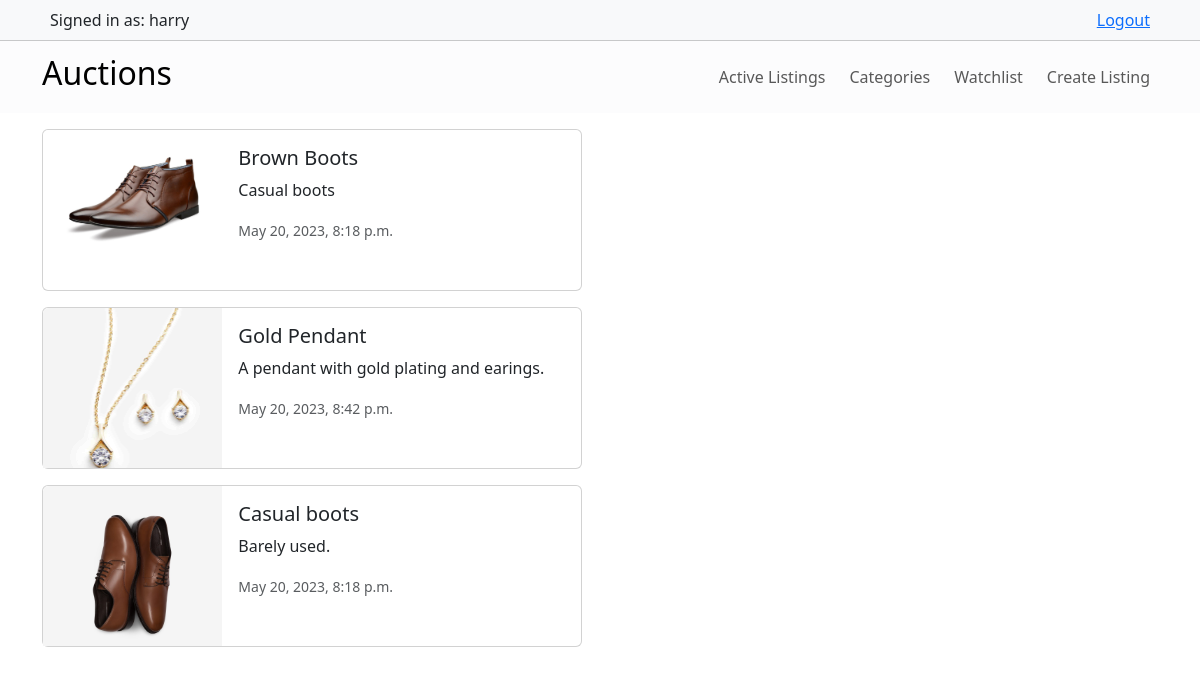
/watchlist (signed in), run on an earlier commit of the app's database.
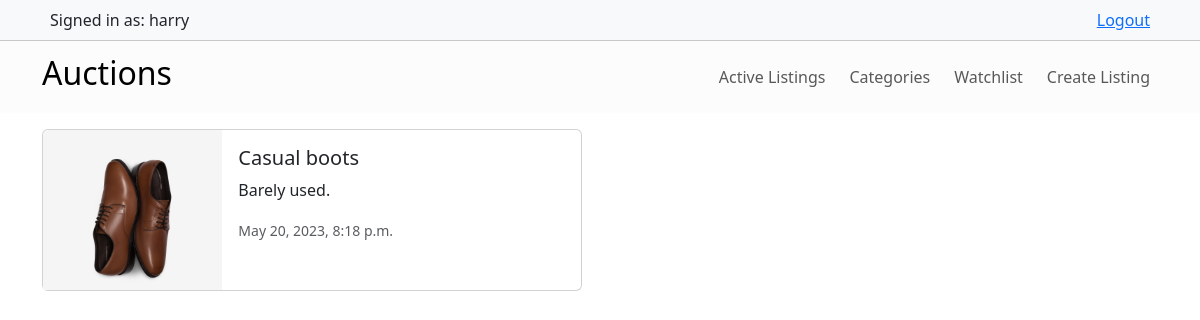
And on a later commit of the database.
### auctions/models.py (models this page shows, shortened)
class Watchlist(models.Model):
    user = models.ForeignKey(User, on_delete=models.CASCADE, related_name="watchlist")
    auction = models.ForeignKey(AuctionListing, on_delete=models.CASCADE, related_name="watchlisted_by")

class AuctionListing(models.Model):
    title = models.CharField(max_length=64, unique=True)
    description = models.CharField(max_length=100)
    starting_bid = models.IntegerField()
    category = models.ForeignKey(Category, on_delete=models.SET_NULL, null=True, related_name="auctions")
    image = models.ImageField(upload_to="images/", default="images/default.jpg")
    date_created = models.DateTimeField(default=datetime.datetime.now())
    owner = models.ForeignKey(User, on_delete=models.CASCADE, related_name="auctions")
    is_closed = models.BooleanField(default=False)

### auctions/views.py (the view)
# urls.py: path("watchlist", views.view_watchlist, name="view_watchlist")
@login_required
def view_watchlist(request):
    watchlist = Watchlist.objects.filter(user=request.user).all()
    return render(request, "auctions/watchlist.html", {
        "watchlist": watchlist
    })

### auctions/templates/auctions/watchlist.html (shortened to what this page needs)
{% extends "auctions/layout.html" %}
{% block body %}
    {% for w in watchlist %}
    <div class="card mb-3" style="max-width: 540px;">
        <div class="row g-0">
            <div class="col-md-4 overflow-hidden" style="height: 10rem;">
                <img src="{{ w.auction.image.url }}" class="img-fluid rounded-start" alt="...">
            </div>
            <div class="col-md-8">
                <div class="card-body">
                    <h5 class="card-title">{{ w.auction.title }}</h5>
                    <p class="card-text">{{ w.auction.description }}</p>
                    <p class="card-text"><small class="text-body-secondary">{{ w.auction.date_created }}</small></p>
                </div>
            </div>
        </div>
    </div>
    {% endfor %}
{% endblock %}

What changed in the data, as far as the page shows it:
removed Watchlist: auction.image (picture), auction "Brown Boots", auction.description "Casual boots", auction.date_created "May 20, 2023, 8:18 p.m."
removed Watchlist: auction.image (picture), auction "Gold Pendant", auction.description "A pendant with gold plating and earings.", auction.date_created "May 20, 2023, 8:42 p.m."
